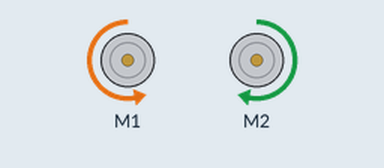
Simulated run of this sketch. Board: Arduino Uno, built with avr-gcc and run on an emulated ATmega328P. On the bench: 2 × DC motor (green arrow = forward, orange = backward, longer = faster). What the sketch prints to the serial monitor is not drawn.

Above: at 0.1 s.
Timing chart, 0 to 1.6 s (numbered marks = the images above):
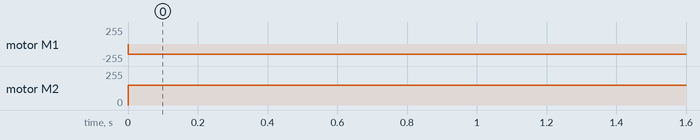

The sketch:

Sensor.ino
```cpp
#include <Arduino.h>
#include <Wire.h>
#include <SoftwareSerial.h>
#include <MeMCore.h>


double angle_rad = PI/180.0;
double angle_deg = 180.0/PI;
MeLineFollower linefollower_2(2);
MeLineFollower linefollower_3(3);

MeDCMotor motor_9(9);
MeDCMotor motor_10(10);

void move(int power, int _speed)
{
    int leftSpeed = 0;
    int rightSpeed = 0;


    if (power > 0)
    {
      leftSpeed=_speed;
      rightSpeed=_speed-power;
    }
    //左轉
    if (power < 0)
    {
      leftSpeed=_speed+power;
      rightSpeed=_speed;
    }
    //右轉
    if (power == 0)
    {
      leftSpeed=_speed;
      rightSpeed=_speed;
    }

    motor_9.run((9)==M1?-(leftSpeed):(leftSpeed));
    motor_10.run((10)==M1?-(rightSpeed):(rightSpeed));
}

void setup(){
    Serial.begin(9600);

}

int interror = 0;
int olderror = 0;
double Kp=20,Ki=0.1,Kd=0;
int leftSpeed = 0;
int rightSpeed = 0;
void loop(){
    int rr=0,rl=0,r_all=0,lr=0,ll=0,l_all=0,error=0;
    double lasterror,power;
    if(linefollower_3.readSensors()==1)
    {
      rr=-1;
    }

    if(linefollower_3.readSensors()==0)
    {
      r_all=-5;
    }

    if(linefollower_2.readSensors()==2)
    {
      ll=1;
    }
    if(linefollower_2.readSensors()==0)
    {
      l_all=5;
    }

    if(linefollower_2.readSensors()==1)
    {
      lr=-30;
    }
    if(linefollower_3.readSensors()==2)
    {
      rl=30;
    }


    error=rr+r_all+ll+l_all;
    interror += error;
    lasterror = error - olderror;
    olderror = error;
    power = error * Kp + interror * Ki + lasterror * Kd;


    move(power,150);


    Serial.println(power);
    //delay(500);
}
```

Measured:
- by itself, motor M1: stopped → backward 150/255 at 0.00 s
- by itself, motor M2: stopped → forward 150/255 at 0.00 s
